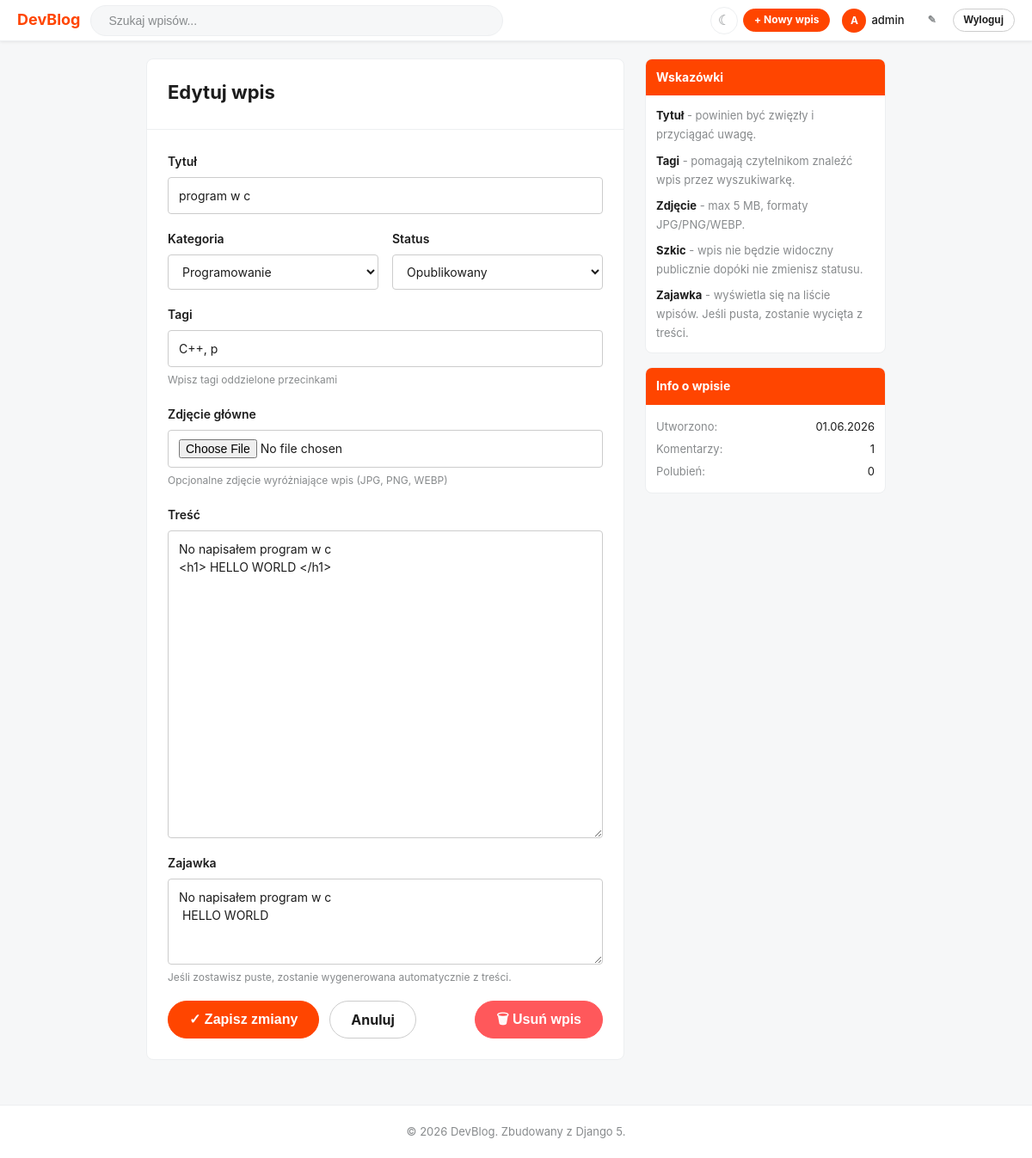
The app's page /wpis/8/edytuj/ (signed in) with its own data.
### blog/models.py (models this page shows, shortened)
class Post(models.Model):
    STATUS_DRAFT = "draft"
    STATUS_PUBLISHED = "published"
    STATUS_CHOICES = [
        (STATUS_DRAFT, "Szkic"),
        (STATUS_PUBLISHED, "Opublikowany"),
    ]
    title = models.CharField(max_length=250, verbose_name="Tytuł")
    slug = models.SlugField(max_length=250, unique_for_date="publish_date", verbose_name="Slug")
    author = models.ForeignKey(
        User, on_delete=models.CASCADE, related_name="posts", verbose_name="Autor"
    )
    category = models.ForeignKey(
        Category, on_delete=models.SET_NULL, null=True, blank=True,
        related_name="posts", verbose_name="Kategoria"
    )
    body = models.TextField(verbose_name="Treść")
    excerpt = models.TextField(max_length=500, blank=True, verbose_name="Zajawka")
    image = models.ImageField(
        upload_to=post_image_path,
        null=True,
        blank=True,
        verbose_name="Zdjęcie główne",
        help_text="Opcjonalne zdjęcie wyróżniające wpis (JPG, PNG, WEBP)"
    )
    status = models.CharField(
        max_length=10, choices=STATUS_CHOICES, default=STATUS_DRAFT, verbose_name="Status"
    )
    publish_date = models.DateTimeField(default=timezone.now, verbose_name="Data publikacji")
    created_at = models.DateTimeField(auto_now_add=True)
    updated_at = models.DateTimeField(auto_now=True)
    likes = models.ManyToManyField(
        User, related_name="liked_posts", blank=True, verbose_name="Polubienia"
    )
    tags = TaggableManager(blank=True, verbose_name="Tagi")
    class Meta:
        verbose_name = "Wpis"
        verbose_name_plural = "Wpisy"
        ordering = ["-publish_date"]
        indexes = [
            models.Index(fields=["-publish_date"]),
            models.Index(fields=["status"]),
            models.Index(fields=["slug"]),
        ]
    def get_absolute_url(self):
        return reverse(
            "blog:post_detail",
            kwargs={
                "year": self.publish_date.year,
                "month": self.publish_date.month,
                "day": self.publish_date.day,
                "slug": self.slug,
            },
        )
    def get_like_count(self):
        return self.likes.count()
    def get_comment_count(self):
        return self.comments.filter(active=True).count()

### blog/views.py (the view)
# urls.py: path("wpis/<int:pk>/edytuj/", views.post_edit, name="post_edit"),
@login_required
def post_edit(request, pk):
    post = get_object_or_404(Post, pk=pk)
    if request.user != post.author and not request.user.is_staff:
        messages.error(request, "Nie masz uprawnień do edycji tego wpisu.")
        return redirect(post.get_absolute_url())
    if request.method == "POST":
        form = PostForm(request.POST, request.FILES, instance=post)
        if form.is_valid():
            updated_post = form.save(commit=False)
            updated_post.save()
            tags_value = form.cleaned_data.get("tags_input", "")
            if tags_value.strip():
                tag_list = [t.strip() for t in tags_value.split(",") if t.strip()]
                post.tags.set(tag_list)
            else:
                post.tags.clear()
    else:
        form = PostForm(instance=post)
    return render(request, "blog/post_form.html", {
        "form": form,
        "post": post,
        "page_title": f"Edytuj: {post.title}",
        "action": "edit",
    })

### blog/models.py (called while the page is built)
    def __str__(self):
        return self.name

### templates/blog/post_form.html (shortened to what this page needs)
{% extends "blog/base.html" %}
{% block content %}
<div class="layout" style="max-width:900px; grid-template-columns: 1fr 280px;">
    <main>
        <div class="post-detail">
            <div class="post-detail__header">
                <h1 class="post-detail__title" style="font-size:22px;">
                    {% if action == "create" %} Nowy wpis{% else %} Edytuj wpis{% endif %}
                </h1>
            </div>
            <div class="post-detail__body" style="padding:24px;">
                <form method="post" enctype="multipart/form-data">
                    <div class="form-group">
                        <label class="form-label" for="{{ form.title.id_for_label }}">
                            {{ form.title.label }}
                        </label>
                        {{ form.title }}
                    </div>
                    <div style="display:grid; grid-template-columns:1fr 1fr; gap:16px;">
                        <div class="form-group">
                            <label class="form-label" for="{{ form.category.id_for_label }}">
                                {{ form.category.label }}
                            </label>
                            {{ form.category }}
                        </div>
                        <div class="form-group">
                            <label class="form-label" for="{{ form.status.id_for_label }}">
                                {{ form.status.label }}
                            </label>
                            {{ form.status }}
                        </div>
                    </div>
                    <div class="form-group">
                        <label class="form-label" for="{{ form.tags_input.id_for_label }}">
                            {{ form.tags_input.label }}
                        </label>
                        {{ form.tags_input }}
                        <p class="form-hint">{{ form.tags_input.help_text }}</p>
                    </div>
                    <div class="form-group">
                        <label class="form-label" for="{{ form.image.id_for_label }}">
                            {{ form.image.label }}
                        </label>
                        {{ form.image }}
                        <p class="form-hint">{{ form.image.help_text }}</p>
                    </div>
                    <div class="form-group">
                        <label class="form-label" for="{{ form.body.id_for_label }}">
                            {{ form.body.label }}
                        </label>
                        {{ form.body }}
                    </div>
                    <div class="form-group">
                        <label class="form-label" for="{{ form.excerpt.id_for_label }}">
                            {{ form.excerpt.label }}
                        </label>
                        {{ form.excerpt }}
                        <p class="form-hint">Jeśli zostawisz puste, zostanie wygenerowana automatycznie z treści.</p>
                    </div>
                    <div style="display:flex; gap:12px; flex-wrap:wrap; margin-top:8px;">
                        <button type="submit" class="btn btn--primary btn--lg">
                            {% if action == "create" %}&#10003; Opublikuj wpis{% else %}&#10003; Zapisz zmiany{% endif %}
                        </button>
                        {% if action == "edit" and post %}
                        <a href="{{ post.get_absolute_url }}" class="btn btn--outline btn--lg">
                            Anuluj
                        </a>
                        <button
                            type="button"
                            class="btn btn--danger btn--lg"
                            onclick="document.getElementById('delete-form').style.display='block'; this.style.display='none';"
                            style="margin-left:auto;"
                        >
                            &#128465; Usuń wpis
                        </button>
                        {% else %}
                        <a href="{% url 'blog:home' %}" class="btn btn--outline btn--lg">
                            Anuluj
                        </a>
                        {% endif %}
                    </div>
                </form>
            </div>
        </div>
    </main>
    <aside class="sidebar">
        <div class="sidebar__widget">
            <div class="sidebar__widget-header"> Wskazówki</div>
            <div class="sidebar__widget-body" style="font-size:13px; line-height:1.7; color: var(--color-text-meta);">
                <p style="margin-bottom:8px;"><strong style="color:var(--color-text);">Tytuł</strong> - powinien być zwięzły i przyciągać uwagę.</p>
                <p style="margin-bottom:8px;"><strong style="color:var(--color-text);">Tagi</strong> - pomagają czytelnikom znaleźć wpis przez wyszukiwarkę.</p>
                <p style="margin-bottom:8px;"><strong style="color:var(--color-text);">Zdjęcie</strong> - max 5 MB, formaty JPG/PNG/WEBP.</p>
                <p style="margin-bottom:8px;"><strong style="color:var(--color-text);">Szkic</strong> - wpis nie będzie widoczny publicznie dopóki nie zmienisz statusu.</p>
                <p><strong style="color:var(--color-text);">Zajawka</strong> - wyświetla się na liście wpisów. Jeśli pusta, zostanie wycięta z treści.</p>
            </div>
        </div>
        {% if action == "edit" and post %}
        <div class="sidebar__widget">
            <div class="sidebar__widget-header"> Info o wpisie</div>
            <div class="sidebar__widget-body" style="font-size:13px; line-height:2;">
                <div style="display:flex; justify-content:space-between;">
                    <span style="color: var(--color-text-meta);">Utworzono:</span>
                    <span>{{ post.created_at|date:"d.m.Y" }}</span>
                </div>
                <div style="display:flex; justify-content:space-between;">
                    <span style="color: var(--color-text-meta);">Komentarzy:</span>
                    <span>{{ post.get_comment_count }}</span>
                </div>
                <div style="display:flex; justify-content:space-between;">
                    <span style="color: var(--color-text-meta);">Polubień:</span>
                    <span>{{ post.get_like_count }}</span>
                </div>
            </div>
        </div>
        {% endif %}
    </aside>
</div>
{% endblock %}

### blog/templates/blog/base.html (shortened to what this page needs)
{% load static %}
{% load humanize %}
<!DOCTYPE html>
<html lang="pl">
<head>
    <link rel="stylesheet" href="{% static 'css/style.css' %}">
</head>
<body>
<nav class="navbar">
    <div class="navbar__inner">
        <a href="{% url 'blog:home' %}" class="navbar__logo">
            DevBlog
        </a>
        <div class="navbar__search">
            <form class="navbar__search-form" method="get" action="{% url 'blog:search' %}">
                <input
                    type="search"
                    name="q"
                    class="navbar__search-input"
                    placeholder="Szukaj wpisów..."
                    value="{{ request.GET.q|default:'' }}"
                    autocomplete="off"
                >
            </form>
        </div>
        <div class="navbar__actions">
            <button class="dark-mode-toggle" id="darkModeToggle" title="Przełącz dark mode">
            </button>
            {% if user.is_authenticated %}
                <a href="{% url 'blog:post_create' %}" class="btn btn--primary btn--sm">
                    &#43; Nowy wpis
                </a>
                <a href="{% url 'blog:profile_detail' username=user.username %}" class="navbar__user">
                    <div class="navbar__avatar">{{ user.username|first|upper }}</div>
                    {{ user.username }}
                </a>
                <a href="{% url 'blog:profile_edit' %}" class="btn btn--ghost btn--sm">&#9998;</a>
                <form method="post" action="{% url 'blog:logout' %}" style="display:inline;">
                    <button type="submit" class="btn btn--outline btn--sm">Wyloguj</button>
                </form>
            {% else %}
                <a href="{% url 'blog:login' %}" class="btn btn--outline btn--sm">Zaloguj</a>
                <a href="{% url 'blog:register' %}" class="btn btn--primary btn--sm">Zarejestruj</a>
            {% endif %}
        </div>
    </div>
</nav>
{% block content %}{% endblock %}
<footer class="footer">
    <p>&copy; {% now "Y" %} DevBlog. Zbudowany z Django 5.</p>
</footer>
</body>
</html>

### records on screen
Post: title "program w c", category "Programowanie", status "Opublikowany", body "No napisałem program w c <h1> HELLO WORLD </h1>", excerpt "No napisałem program w c HELLO WORLD", created_at "01.06.2026", get_comment_count "1", get_like_count "0"

### other values on screen
{{ user.username|first|upper }} "A"
{{ user.username }} "admin"
